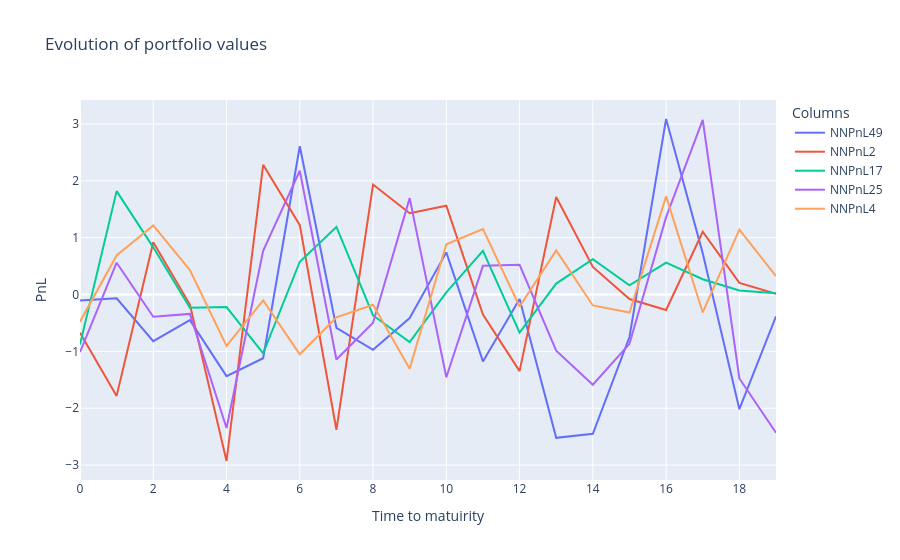

The notebook cell this image was saved under:
### Code cell
fig = go.Figure()
# Add traces for each column
for column in rewards.columns[values]:
    fig.add_trace(go.Scatter(x=rewards.index, y=rewards[column], mode='lines', name=f"NNPnL{column}"))
    #fig.add_trace(go.Scatter(x=rewards_1.index, y=rewards_1[column], mode='lines', name=f"DeltaPnL{column}"))

# Update layout
fig.update_layout(
    title='Evolution of portfolio values',
    xaxis_title='Time to matuirity',
    yaxis_title='PnL',
    template='plotly',
    legend=dict(title='Columns'),
)

# Show the plot
fig.show()

### Figure 1 — Plotly figure (JSON) as saved in the notebook; plotly's stock layout.template omitted (floating-point values rounded to 4 significant figures)
{"data": [{"mode": "lines", "name": "NNPnL49", "type": "scatter", "x": [0, 1, 2, 3, 4, 5, 6, 7, 8, 9, 10, 11, 12, 13, 14, 15, 16, 17, 18, 19], "y": [-0.1036, -0.06724, -0.8217, -0.4516, -1.435, -1.12, 2.607, -0.5856, -0.9717, -0.4143, 0.7406, -1.177, -0.0792, -2.52, -2.448, -0.747, 3.086, 0.7232, -2.017, -0.3826]}, {"mode": "lines", "name": "NNPnL2", "type": "scatter", "x": [0, 1, 2, 3, 4, 5, 6, 7, 8, 9, 10, 11, 12, 13, 14, 15, 16, 17, 18, 19], "y": [-0.6742, -1.783, 0.9179, -0.1761, -2.928, 2.281, 1.22, -2.379, 1.934, 1.429, 1.561, -0.3543, -1.348, 1.715, 0.4843, -0.07986, -0.2713, 1.103, 0.2039, 0.01031]}, {"mode": "lines", "name": "NNPnL17", "type": "scatter", "x": [0, 1, 2, 3, 4, 5, 6, 7, 8, 9, 10, 11, 12, 13, 14, 15, 16, 17, 18, 19], "y": [-0.8815, 1.817, 0.8292, -0.2317, -0.2211, -1.034, 0.5761, 1.187, -0.3687, -0.8369, 0.0388, 0.7679, -0.6706, 0.1923, 0.6194, 0.1605, 0.5612, 0.2679, 0.06938, 0.02415]}, {"mode": "lines", "name": "NNPnL25", "type": "scatter", "x": [0, 1, 2, 3, 4, 5, 6, 7, 8, 9, 10, 11, 12, 13, 14, 15, 16, 17, 18, 19], "y": [-1.011, 0.5587, -0.3915, -0.3414, -2.348, 0.7671, 2.176, -1.142, -0.4973, 1.695, -1.456, 0.5037, 0.523, -0.9866, -1.587, -0.8677, 1.36, 3.071, -1.476, -2.43]}, {"mode": "lines", "name": "NNPnL4", "type": "scatter", "x": [0, 1, 2, 3, 4, 5, 6, 7, 8, 9, 10, 11, 12, 13, 14, 15, 16, 17, 18, 19], "y": [-0.4776, 0.6868, 1.213, 0.4282, -0.9044, -0.1027, -1.052, -0.4014, -0.1805, -1.304, 0.8825, 1.151, -0.2111, 0.7762, -0.1922, -0.3171, 1.725, -0.316, 1.139, 0.3231]}], "layout": {"legend": {"title": {"text": "Columns"}}, "title": {"text": "Evolution of portfolio values"}, "xaxis": {"title": {"text": "Time to matuirity"}}, "yaxis": {"title": {"text": "PnL"}}}}
